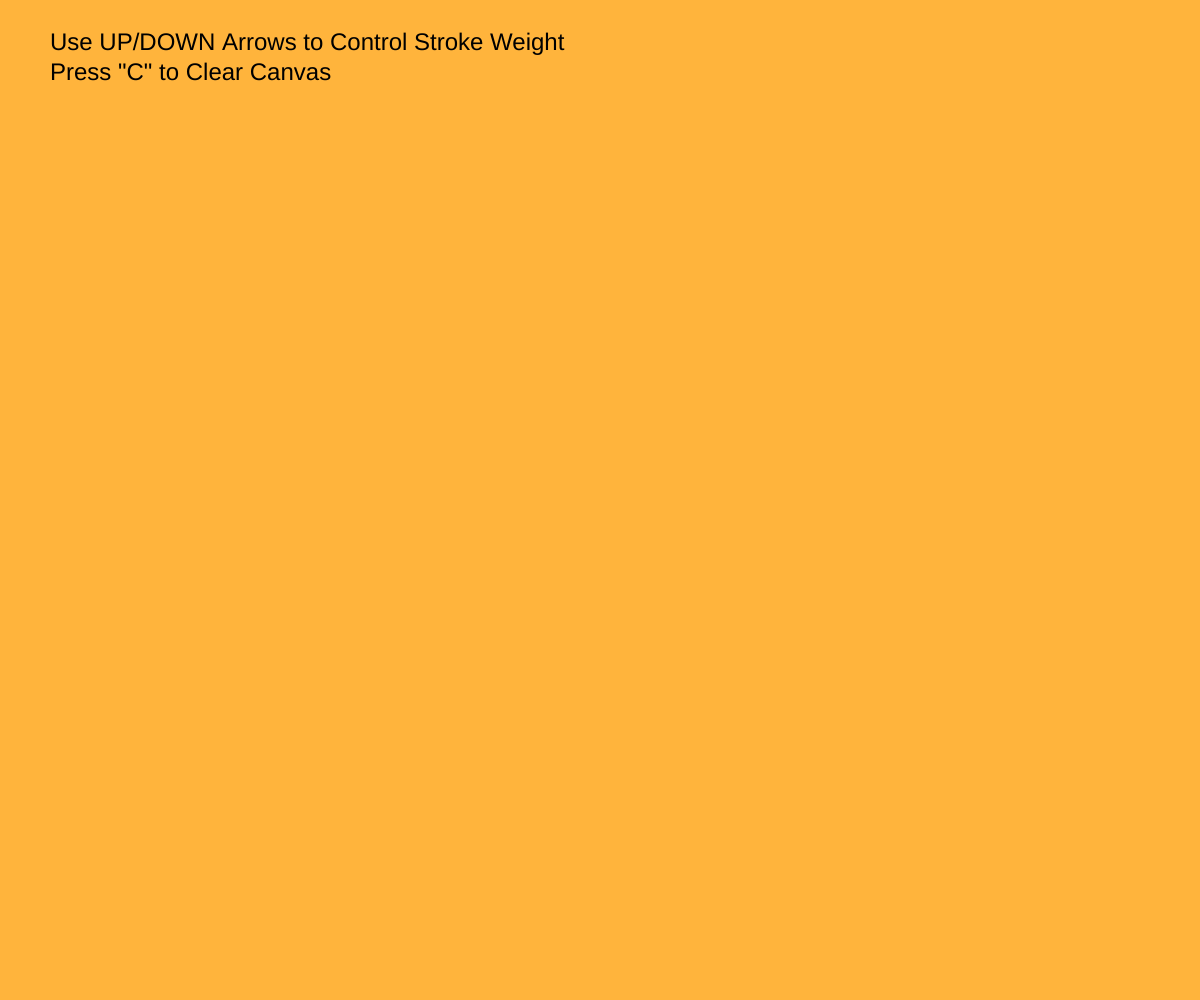
Frame 1 (no input)
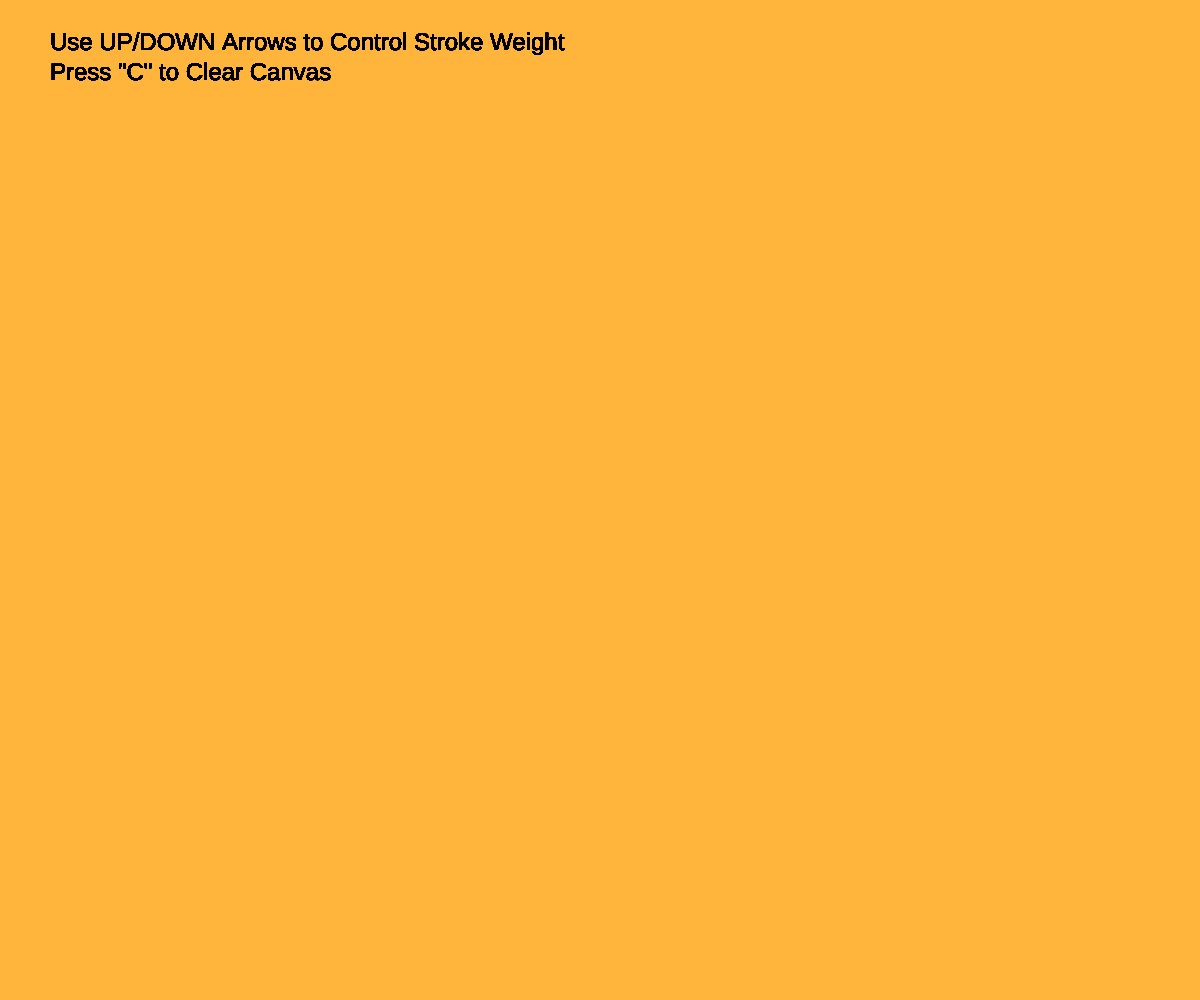
Frame 60 (no input)
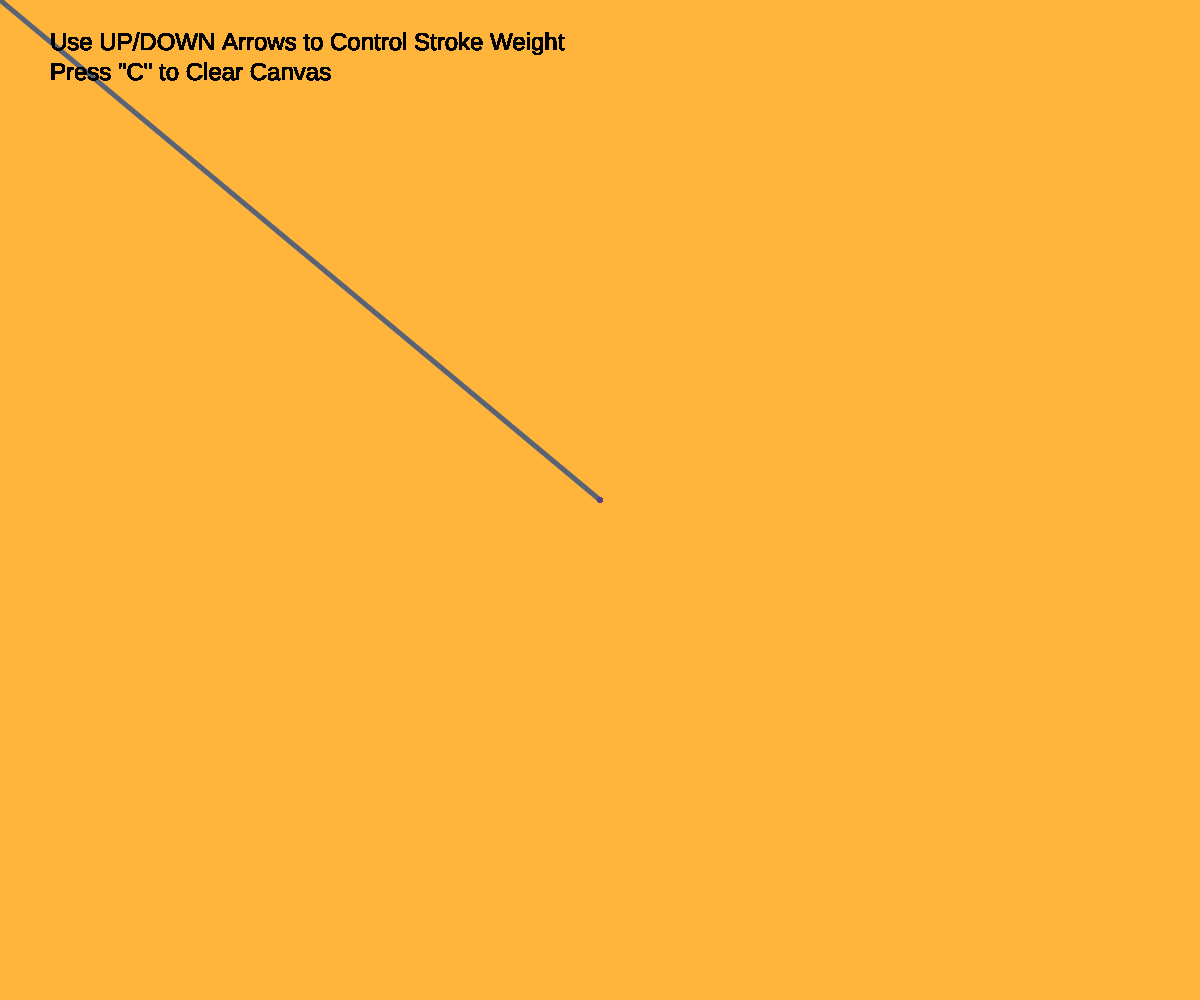
Frame 120 (the mouse pressed at the canvas centre since frame 60)

The p5.js sketch that drew these frames (run headless with seeded random() and noise() and a simulated clock; from frame 60 on, the mouse is pressed at the canvas centre):

// p5.js sketch
// ── sketch.js
let swidth = 5;
let t = 0;

function setup() {
  createCanvas(windowWidth, windowHeight);
  background(255, 180, 60);
}

function draw() {
  strokeWeight(swidth);
  let r = noise(t) * 255;
  let g = noise(t + 5) * 255;
  let b = noise(t + 10) * 255;
  stroke(r, g, b);
  //stroke(random(0, 255), random(0, 255), random(0, 255));

  if (mouseIsPressed) {
    line(pmouseX, pmouseY, mouseX, mouseY);
  }

  
  noStroke();
  fill(0);
  textSize(24);
  text('Use UP/DOWN Arrows to Control Stroke Weight', 50, 50);
  text('Press "C" to Clear Canvas', 50, 80);

  t += 0.01;
}

function keyPressed() {
  if (keyCode === UP_ARROW) {
    swidth += 1;
  } else if (keyCode === DOWN_ARROW) {
    swidth = max(1, swidth - 1);
  } else if (key === 'c' || key === 'C') {
    background(255, 180, 60);
  }
}
